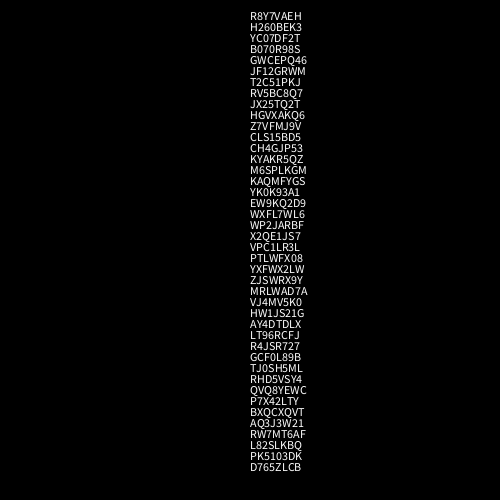
Frame 1 (no input)
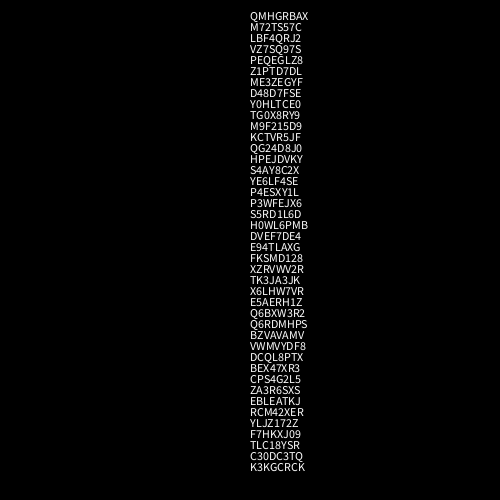
Frame 2 (the mouse pressed at the canvas centre, redrawn once)

The Processing sketch that drew these frames (run headless with seeded random() and noise(); the mouse was pressed at the canvas centre and the sketch redrawn once):

// Processing sketch: getalphaid
// ── getalphaid.pde
String getId() {
  String id = get1(null, 1);

  while (id.length() < 8) {
    id += get1(id, 2);
  }

  return id;
}

String get1(String existingString, int characterchoice) {
  String rtn = "";

  String alpha = "ABCDEFGHJKLMPQRSTVWXYZ";
  String alphanum = "0123456789ABCDEFGHJKLMPQRSTVWXYZ";
  String toUse = null;
  int len = 0;
  if (characterchoice == 1) {
    len = alpha.length();
    toUse = alpha;
  } else {
    len = alphanum.length();
    toUse = alphanum;
  }
  while (true) {
    int i = (int) random(0, len);

    rtn = toUse.substring(i, i+1);
    if (existingString != null) {
      String t0 = rtn;
      String t1 = existingString.substring(existingString.length()-1,existingString.length());
     // println(existingString + " " + t0 + " " + t1);
      if (t0.equalsIgnoreCase(t1)) {
        continue;
      } else {
        break;
      }
    } else{
      break;
    }
  }
  return rtn;
}

void setup () {
  size(500, 500);
  stroke(255);
  fill(255);
}


void draw() {
  println("hello");
  background(0);
  for (int y = 20; y < height - 20; y += 11) {
    String id = getId();
   // println(id);
    text(id, width / 2, y);
  }
  noLoop();
}
